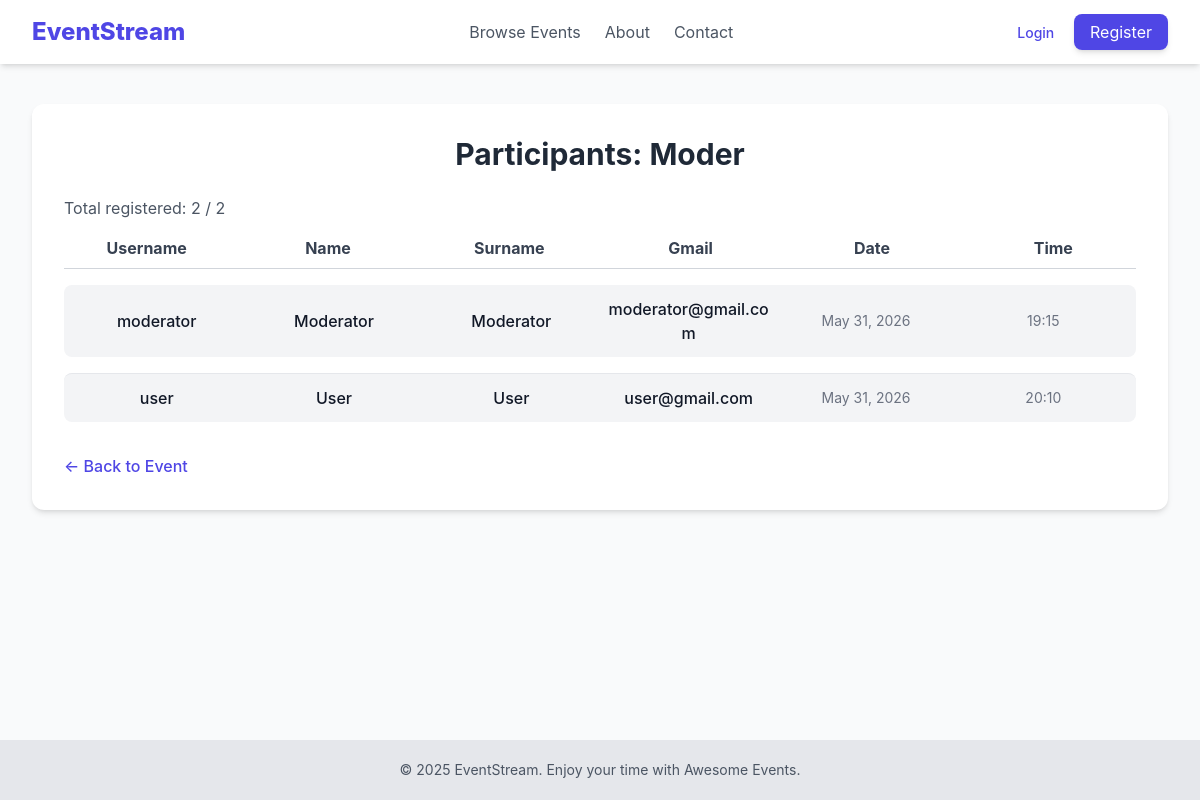
The app's page /events/8/info with its own data.
### events/models.py (models this page shows, shortened)
class Event(models.Model):
    title = models.CharField(max_length=200)
    description = models.TextField()
    location = models.CharField(max_length=255)
    date_time = models.DateTimeField()
    creator = models.ForeignKey(settings.AUTH_USER_MODEL, on_delete=models.CASCADE)
    created_at = models.DateTimeField(auto_now_add=True)
    updated_at = models.DateTimeField(auto_now=True)
    max_attendance = models.IntegerField(default=0, blank=True)

### registrations/models.py (models this page shows, shortened)
class Registration(models.Model):
    user = models.ForeignKey(
        settings.AUTH_USER_MODEL,
        on_delete=models.CASCADE,
        related_name='registrations'
    )
    event = models.ForeignKey(
        Event,
        on_delete=models.CASCADE,
        related_name='attendees'
    )
    registered_at = models.DateTimeField(auto_now_add=True)
    class Meta:
        unique_together = ('user', 'event')
        verbose_name = 'Registration'
        verbose_name_plural = 'Registrations'

### users/models.py (models this page shows, shortened)
class CustomUser(AbstractUser):
    username = models.CharField(max_length=200, unique=True)
    email = models.EmailField(null=True)
    first_name = models.CharField(max_length=20, blank=True)
    last_name = models.CharField(max_length=20, blank=True)
    is_moderator = models.BooleanField(
        default=False,
        help_text='User is moderator or not.'
    )

### events/views.py (the view)
# urls.py: path('<int:pk>/info', views.ParticipantDetailView.as_view(), name='participants'),
class ParticipantDetailView(DetailView):
    model = Event
    context_object_name = 'event'
    template_name = 'events/event_participants.html'
    def get_context_data(self, **kwargs):
        context = super().get_context_data(**kwargs)
        context['participants'] = self.object.attendees.all()
        return context

### events/templates/events/event_participants.html (shortened to what this page needs)
{% extends "base.html" %}
{% block content %}
<div class="max-w-7xl mx-auto bg-white p-8 rounded-xl shadow-md">
    <h1 class="text-3xl font-bold text-gray-800 mb-6 text-center">Participants: {{ event.title }}</h1>
    {% if event.max_attendance > 0 %}
        <p class="text-gray-600 mb-4">Total registered: {{ participants.count }} / {{ event.max_attendance }}</p>
    {% else %}
    <p class="text-gray-600 mb-4">Total registered: {{ participants.count }} </p>
    {% endif %}
    <div class="grid grid-cols-6 gap-4 pb-2 border-b border-gray-300 font-bold text-gray-700 mb-4">
        <div class="text-center">Username</div>
        <div class="text-center">Name</div>
        <div class="text-center">Surname</div>
        <div class="text-center">Gmail</div>
        <div class="text-center">Date</div>
        <div class="text-center">Time</div>
    </div>
    <ul class="space-y-4 divide-y divide-gray-200 ">
        {% for reg in participants %}
            <li class="grid grid-cols-6 p-3 text-center bg-gray-100 gap-4 items-center rounded-lg ">
                <span class="font-medium text-gray-900 break-all">{{ reg.user.username }}</span>
                <span class="font-medium text-gray-900 break-all">{{ reg.user.first_name }}</span>
                <span class="font-medium text-gray-900 break-all">{{ reg.user.last_name }}</span>
                <span class="font-medium text-gray-900 break-all">{{ reg.user.email }}</span>
                <span class="text-sm text-gray-500">{{ reg.registered_at|date:"M d, Y" }}</span>
                <span class="text-sm text-gray-500">{{ reg.registered_at|time:"H:i" }}</span>
            </li>
        {% empty %}
            <li class="py-4 text-gray-500 italic">No participants yet.</li>
        {% endfor %}
    </ul>
    <div class="mt-8">
        <a href="{% url 'event_detail' event.pk %}" class="text-indigo-600 hover:text-indigo-800 font-medium">
            &larr; Back to Event
        </a>
    </div>
</div>
{% endblock %}

### templates/base.html (style rules this page uses)
body { font-family: 'Inter', sans-serif; }

### records on screen
Event: title "Moder", count "2", max_attendance "2"
Registration: user.username "moderator", user.first_name "Moderator", user.last_name "Moderator", user.email "moderator@gmail.com", registered_at "May 31, 2026", registered_at "19:15"
Registration: user.username "user", user.first_name "User", user.last_name "User", user.email "user@gmail.com", registered_at "May 31, 2026", registered_at "20:10"
